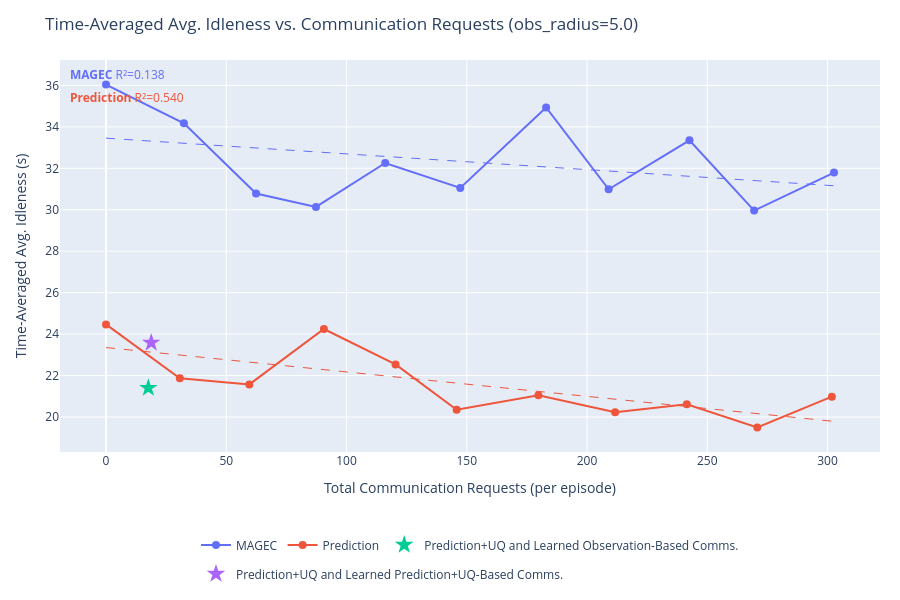
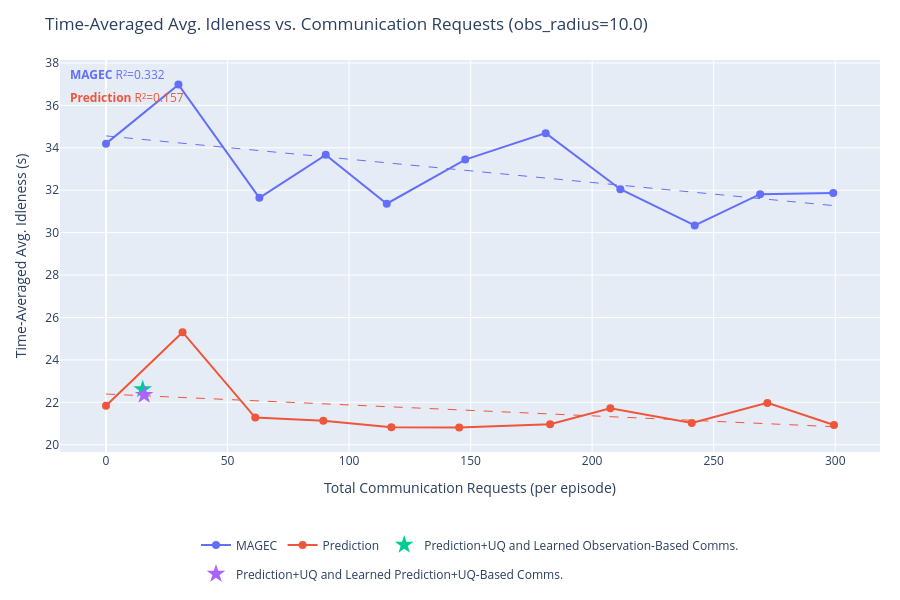
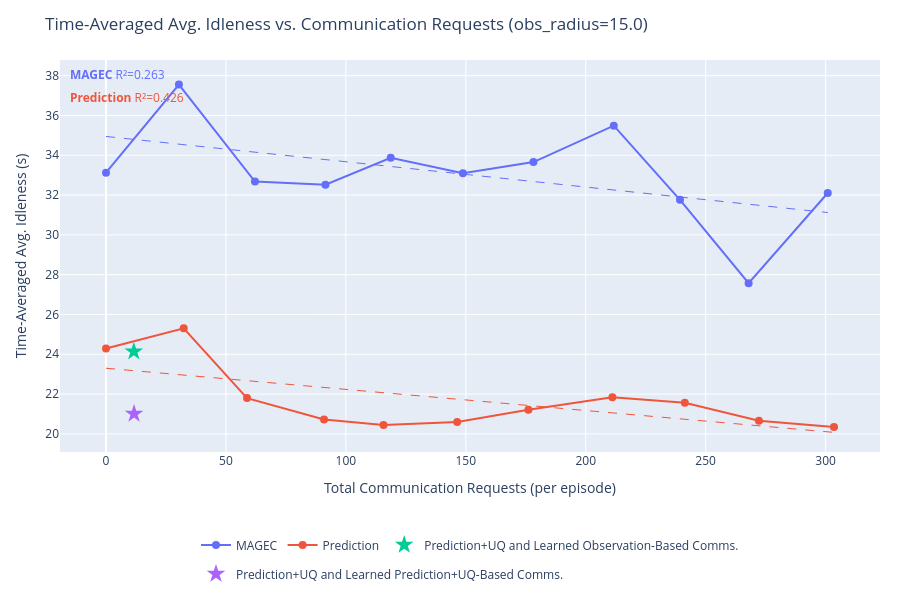
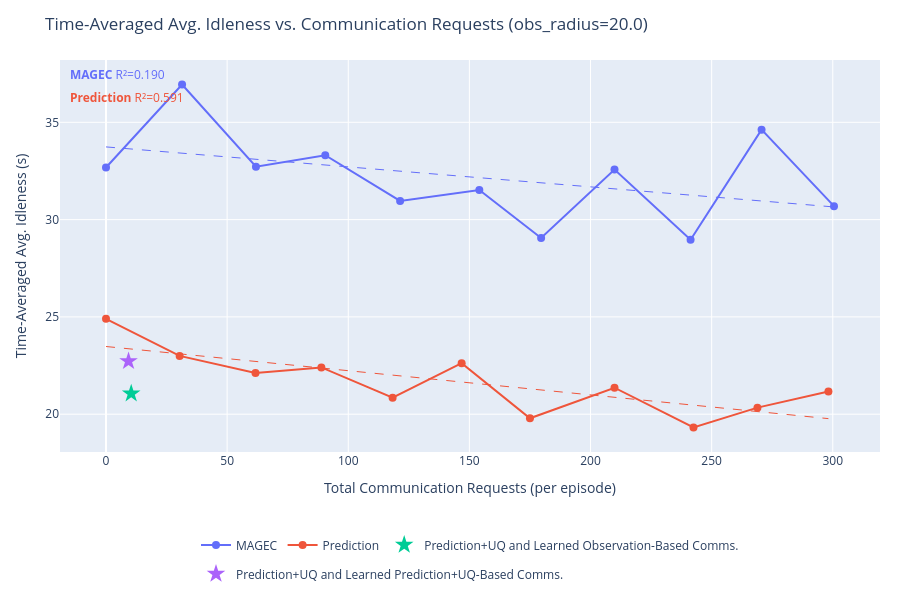

The notebook cell these images were saved under, in order:
### Code cell
import plotly.graph_objects as go
import plotly.express as px
import numpy as np

# SERIES_TO_PLOT = {"Learned Comms. + Prediction + UQ", "MAGEC"}
SERIES_TO_PLOT = None # Plot all

series_colors = {s: c for s, c in zip(output, px.colors.qualitative.Plotly)}


def get_requests(data):
    """Total communication requests per episode (mean over episodes)."""
    r = np.array(data['communication']['requests_made'][...])
    return float(np.mean(r.reshape(r.shape[0], -1).sum(axis=1)))


def get_idleness_mean(data):
    """Time-averaged avg. idleness, mean over episodes."""
    return float(np.mean(data['avg_idleness']))


def fit_ols_trendline(xs, ys):
    """
    Fit an OLS linear trendline y = a*x + b.
    Returns (x_smooth, y_smooth, r2).
    """
    xs, ys = np.array(xs, dtype=float), np.array(ys, dtype=float)
    coeffs = np.polyfit(xs, ys, 1)
    x_smooth = np.linspace(xs.min(), xs.max(), 200)
    y_smooth = np.polyval(coeffs, x_smooth)
    y_pred = np.polyval(coeffs, xs)
    ss_res = np.sum((ys - y_pred) ** 2)
    ss_tot = np.sum((ys - ys.mean()) ** 2)
    r2 = 1.0 - ss_res / ss_tot if ss_tot > 0 else float('nan')
    return x_smooth, y_smooth, r2


for obs_radius in obs_radii:
    fig = go.Figure()
    r2_annotations = []

    for series in output:
        if SERIES_TO_PLOT is not None and series not in SERIES_TO_PLOT:
            continue

        color = series_colors.get(series, '#888888')
        all_exps = list(output[series].keys())

        # Swept experiments: encoded as obs_radius_X_comms_Y
        swept_exps = sorted(
            [e for e in all_exps if f"obs_radius_{obs_radius:.1f}_comms_" in e],
            key=lambda e: float(e.split("_comms_")[1])
        )
        # Fixed (learned comms) experiments: encoded as obs_radius_X only
        fixed_exps = [e for e in all_exps if e == f"obs_radius_{obs_radius:.1f}"]

        if swept_exps:
            comms_ps = [float(e.split("_comms_")[1]) for e in swept_exps]
            xs = [get_requests(output[series][e]) for e in swept_exps]
            ys = [get_idleness_mean(output[series][e]) for e in swept_exps]

            fig.add_trace(go.Scatter(
                x=xs,
                y=ys,
                mode='lines+markers',
                name=series,
                line=dict(color=color),
                marker=dict(color=color, size=8),
                legendgroup=series,
                hovertemplate=[
                    f"{series}<br>comms_p={cp:.3f}<br>requests=%{{x:.1f}}<br>idleness=%{{y:.4f}}<extra></extra>"
                    for cp in comms_ps
                ],
            ))

            # OLS trendline
            if len(xs) >= 2:
                x_trend, y_trend, r2 = fit_ols_trendline(xs, ys)
                fig.add_trace(go.Scatter(
                    x=x_trend,
                    y=y_trend,
                    mode='lines',
                    name=f"{series} (fit)",
                    line=dict(color=color, dash='dash', width=1),
                    legendgroup=series,
                    showlegend=False,
                    hoverinfo='skip',
                ))
                r2_annotations.append(
                    dict(
                        text=f"<b>{series}</b> R²={r2:.3f}",
                        xref='paper', yref='paper',
                        x=0.01,
                        y=0.99 - len(r2_annotations) * 0.06,
                        xanchor='left', yanchor='top',
                        showarrow=False,
                        font=dict(color=color, size=12),
                    )
                )

        if fixed_exps:
            xs_f = [get_requests(output[series][e]) for e in fixed_exps]
            ys_f = [get_idleness_mean(output[series][e]) for e in fixed_exps]
            fig.add_trace(go.Scatter(
                x=xs_f,
                y=ys_f,
                mode='markers',
                name=series,
                marker=dict(color=color, size=14, symbol='star'),
                legendgroup=series,
                showlegend=len(swept_exps) == 0,
                hovertemplate=f"{series}<br>requests=%{{x:.1f}}<br>idleness=%{{y:.4f}}<extra></extra>",
            ))

    fig.update_layout(
        title=f"Time-Averaged Avg. Idleness vs. Communication Requests (obs_radius={obs_radius:.1f})",
        xaxis_title="Total Communication Requests (per episode)",
        yaxis_title="Time-Averaged Avg. Idleness (s)",
        height=600,
        hovermode='closest',
        autosize=True,
        margin=dict(l=60, r=20, t=60, b=120),
        legend=dict(orientation='h', yanchor='top', y=-0.2, xanchor='center', x=0.5),
        annotations=r2_annotations,
    )
    fig.show()

### Figure 1 — Plotly figure (JSON) as saved in the notebook; plotly's stock layout.template omitted (floating-point values rounded to 4 significant figures; data arrays with more than 128 entries replaced by an {"elided": "..."} marker saying what was removed)
{"data": [{"hovertemplate": ["MAGEC<br>comms_p=0.000<br>requests=%{x:.1f}<br>idleness=%{y:.4f}<extra></extra>", "MAGEC<br>comms_p=0.050<br>requests=%{x:.1f}<br>idleness=%{y:.4f}<extra></extra>", "MAGEC<br>comms_p=0.100<br>requests=%{x:.1f}<br>idleness=%{y:.4f}<extra></extra>", "MAGEC<br>comms_p=0.150<br>requests=%{x:.1f}<br>idleness=%{y:.4f}<extra></extra>", "MAGEC<br>comms_p=0.200<br>requests=%{x:.1f}<br>idleness=%{y:.4f}<extra></extra>", "MAGEC<br>comms_p=0.250<br>requests=%{x:.1f}<br>idleness=%{y:.4f}<extra></extra>", "MAGEC<br>comms_p=0.300<br>requests=%{x:.1f}<br>idleness=%{y:.4f}<extra></extra>", "MAGEC<br>comms_p=0.350<br>requests=%{x:.1f}<br>idleness=%{y:.4f}<extra></extra>", "MAGEC<br>comms_p=0.400<br>requests=%{x:.1f}<br>idleness=%{y:.4f}<extra></extra>", "MAGEC<br>comms_p=0.450<br>requests=%{x:.1f}<br>idleness=%{y:.4f}<extra></extra>", "MAGEC<br>comms_p=0.500<br>requests=%{x:.1f}<br>idleness=%{y:.4f}<extra></extra>"], "legendgroup": "MAGEC", "line": {"color": "#636EFA"}, "marker": {"color": "#636EFA", "size": 8}, "mode": "lines+markers", "name": "MAGEC", "type": "scatter", "x": [0, 32.4, 62.4, 87.3, 116.1, 147.3, 183, 209, 242.6, 269.5, 302.7], "y": [36.04, 34.17, 30.78, 30.14, 32.26, 31.05, 34.94, 30.99, 33.35, 29.96, 31.79]}, {"hoverinfo": "skip", "legendgroup": "MAGEC", "line": {"color": "#636EFA", "dash": "dash", "width": 1}, "mode": "lines", "name": "MAGEC (fit)", "showlegend": false, "type": "scatter", "x": {"elided": "200 float values"}, "y": {"elided": "200 float values"}}, {"hovertemplate": ["Prediction<br>comms_p=0.000<br>requests=%{x:.1f}<br>idleness=%{y:.4f}<extra></extra>", "Prediction<br>comms_p=0.050<br>requests=%{x:.1f}<br>idleness=%{y:.4f}<extra></extra>", "Prediction<br>comms_p=0.100<br>requests=%{x:.1f}<br>idleness=%{y:.4f}<extra></extra>", "Prediction<br>comms_p=0.150<br>requests=%{x:.1f}<br>idleness=%{y:.4f}<extra></extra>", "Prediction<br>comms_p=0.200<br>requests=%{x:.1f}<br>idleness=%{y:.4f}<extra></extra>", "Prediction<br>comms_p=0.250<br>requests=%{x:.1f}<br>idleness=%{y:.4f}<extra></extra>", "Prediction<br>comms_p=0.300<br>requests=%{x:.1f}<br>idleness=%{y:.4f}<extra></extra>", "Prediction<br>comms_p=0.350<br>requests=%{x:.1f}<br>idleness=%{y:.4f}<extra></extra>", "Prediction<br>comms_p=0.400<br>requests=%{x:.1f}<br>idleness=%{y:.4f}<extra></extra>", "Prediction<br>comms_p=0.450<br>requests=%{x:.1f}<br>idleness=%{y:.4f}<extra></extra>", "Prediction<br>comms_p=0.500<br>requests=%{x:.1f}<br>idleness=%{y:.4f}<extra></extra>"], "legendgroup": "Prediction", "line": {"color": "#EF553B"}, "marker": {"color": "#EF553B", "size": 8}, "mode": "lines+markers", "name": "Prediction", "type": "scatter", "x": [0, 30.7, 59.6, 90.6, 120.4, 145.8, 179.8, 211.7, 241.5, 270.8, 301.8], "y": [24.47, 21.87, 21.57, 24.25, 22.54, 20.35, 21.05, 20.23, 20.62, 19.5, 20.98]}, {"hoverinfo": "skip", "legendgroup": "Prediction", "line": {"color": "#EF553B", "dash": "dash", "width": 1}, "mode": "lines", "name": "Prediction (fit)", "showlegend": false, "type": "scatter", "x": {"elided": "200 float values"}, "y": {"elided": "200 float values"}}, {"hovertemplate": "Prediction+UQ and Learned Observation-Based Comms.<br>requests=%{x:.1f}<br>idleness=%{y:.4f}<extra></extra>", "legendgroup": "Prediction+UQ and Learned Observation-Based Comms.", "marker": {"color": "#00CC96", "size": 14, "symbol": "star"}, "mode": "markers", "name": "Prediction+UQ and Learned Observation-Based Comms.", "showlegend": true, "type": "scatter", "x": [17.6], "y": [21.4]}, {"hovertemplate": "Prediction+UQ and Learned Prediction+UQ-Based Comms.<br>requests=%{x:.1f}<br>idleness=%{y:.4f}<extra></extra>", "legendgroup": "Prediction+UQ and Learned Prediction+UQ-Based Comms.", "marker": {"color": "#AB63FA", "size": 14, "symbol": "star"}, "mode": "markers", "name": "Prediction+UQ and Learned Prediction+UQ-Based Comms.", "showlegend": true, "type": "scatter", "x": [18.8], "y": [23.59]}], "layout": {"annotations": [{"font": {"color": "#636EFA", "size": 12}, "showarrow": false, "text": "<b>MAGEC</b> R²=0.138", "x": 0.01, "xanchor": "left", "xref": "paper", "y": 0.99, "yanchor": "top", "yref": "paper"}, {"font": {"color": "#EF553B", "size": 12}, "showarrow": false, "text": "<b>Prediction</b> R²=0.540", "x": 0.01, "xanchor": "left", "xref": "paper", "y": 0.93, "yanchor": "top", "yref": "paper"}], "autosize": true, "height": 600, "hovermode": "closest", "legend": {"orientation": "h", "x": 0.5, "xanchor": "center", "y": -0.2, "yanchor": "top"}, "margin": {"b": 120, "l": 60, "r": 20, "t": 60}, "title": {"text": "Time-Averaged Avg. Idleness vs. Communication Requests (obs_radius=5.0)"}, "xaxis": {"title": {"text": "Total Communication Requests (per episode)"}}, "yaxis": {"title": {"text": "Time-Averaged Avg. Idleness (s)"}}}}

### Figure 2 — Plotly figure (JSON) as saved in the notebook; plotly's stock layout.template omitted (floating-point values rounded to 4 significant figures; data arrays with more than 128 entries replaced by an {"elided": "..."} marker saying what was removed)
{"data": [{"hovertemplate": ["MAGEC<br>comms_p=0.000<br>requests=%{x:.1f}<br>idleness=%{y:.4f}<extra></extra>", "MAGEC<br>comms_p=0.050<br>requests=%{x:.1f}<br>idleness=%{y:.4f}<extra></extra>", "MAGEC<br>comms_p=0.100<br>requests=%{x:.1f}<br>idleness=%{y:.4f}<extra></extra>", "MAGEC<br>comms_p=0.150<br>requests=%{x:.1f}<br>idleness=%{y:.4f}<extra></extra>", "MAGEC<br>comms_p=0.200<br>requests=%{x:.1f}<br>idleness=%{y:.4f}<extra></extra>", "MAGEC<br>comms_p=0.250<br>requests=%{x:.1f}<br>idleness=%{y:.4f}<extra></extra>", "MAGEC<br>comms_p=0.300<br>requests=%{x:.1f}<br>idleness=%{y:.4f}<extra></extra>", "MAGEC<br>comms_p=0.350<br>requests=%{x:.1f}<br>idleness=%{y:.4f}<extra></extra>", "MAGEC<br>comms_p=0.400<br>requests=%{x:.1f}<br>idleness=%{y:.4f}<extra></extra>", "MAGEC<br>comms_p=0.450<br>requests=%{x:.1f}<br>idleness=%{y:.4f}<extra></extra>", "MAGEC<br>comms_p=0.500<br>requests=%{x:.1f}<br>idleness=%{y:.4f}<extra></extra>"], "legendgroup": "MAGEC", "line": {"color": "#636EFA"}, "marker": {"color": "#636EFA", "size": 8}, "mode": "lines+markers", "name": "MAGEC", "type": "scatter", "x": [0, 29.8, 63.1, 90.4, 115.5, 147.8, 180.9, 211.6, 242.2, 269.1, 299.2], "y": [34.2, 36.98, 31.64, 33.67, 31.37, 33.45, 34.69, 32.05, 30.34, 31.82, 31.87]}, {"hoverinfo": "skip", "legendgroup": "MAGEC", "line": {"color": "#636EFA", "dash": "dash", "width": 1}, "mode": "lines", "name": "MAGEC (fit)", "showlegend": false, "type": "scatter", "x": {"elided": "200 float values"}, "y": {"elided": "200 float values"}}, {"hovertemplate": ["Prediction<br>comms_p=0.000<br>requests=%{x:.1f}<br>idleness=%{y:.4f}<extra></extra>", "Prediction<br>comms_p=0.050<br>requests=%{x:.1f}<br>idleness=%{y:.4f}<extra></extra>", "Prediction<br>comms_p=0.100<br>requests=%{x:.1f}<br>idleness=%{y:.4f}<extra></extra>", "Prediction<br>comms_p=0.150<br>requests=%{x:.1f}<br>idleness=%{y:.4f}<extra></extra>", "Prediction<br>comms_p=0.200<br>requests=%{x:.1f}<br>idleness=%{y:.4f}<extra></extra>", "Prediction<br>comms_p=0.250<br>requests=%{x:.1f}<br>idleness=%{y:.4f}<extra></extra>", "Prediction<br>comms_p=0.300<br>requests=%{x:.1f}<br>idleness=%{y:.4f}<extra></extra>", "Prediction<br>comms_p=0.350<br>requests=%{x:.1f}<br>idleness=%{y:.4f}<extra></extra>", "Prediction<br>comms_p=0.400<br>requests=%{x:.1f}<br>idleness=%{y:.4f}<extra></extra>", "Prediction<br>comms_p=0.450<br>requests=%{x:.1f}<br>idleness=%{y:.4f}<extra></extra>", "Prediction<br>comms_p=0.500<br>requests=%{x:.1f}<br>idleness=%{y:.4f}<extra></extra>"], "legendgroup": "Prediction", "line": {"color": "#EF553B"}, "marker": {"color": "#EF553B", "size": 8}, "mode": "lines+markers", "name": "Prediction", "type": "scatter", "x": [0, 31.5, 61.4, 89.4, 117.4, 145.3, 182.7, 207.5, 241, 272.1, 299.5], "y": [21.84, 25.31, 21.28, 21.14, 20.82, 20.82, 20.97, 21.72, 21.03, 21.97, 20.93]}, {"hoverinfo": "skip", "legendgroup": "Prediction", "line": {"color": "#EF553B", "dash": "dash", "width": 1}, "mode": "lines", "name": "Prediction (fit)", "showlegend": false, "type": "scatter", "x": {"elided": "200 float values"}, "y": {"elided": "200 float values"}}, {"hovertemplate": "Prediction+UQ and Learned Observation-Based Comms.<br>requests=%{x:.1f}<br>idleness=%{y:.4f}<extra></extra>", "legendgroup": "Prediction+UQ and Learned Observation-Based Comms.", "marker": {"color": "#00CC96", "size": 14, "symbol": "star"}, "mode": "markers", "name": "Prediction+UQ and Learned Observation-Based Comms.", "showlegend": true, "type": "scatter", "x": [15.1], "y": [22.61]}, {"hovertemplate": "Prediction+UQ and Learned Prediction+UQ-Based Comms.<br>requests=%{x:.1f}<br>idleness=%{y:.4f}<extra></extra>", "legendgroup": "Prediction+UQ and Learned Prediction+UQ-Based Comms.", "marker": {"color": "#AB63FA", "size": 14, "symbol": "star"}, "mode": "markers", "name": "Prediction+UQ and Learned Prediction+UQ-Based Comms.", "showlegend": true, "type": "scatter", "x": [15.7], "y": [22.35]}], "layout": {"annotations": [{"font": {"color": "#636EFA", "size": 12}, "showarrow": false, "text": "<b>MAGEC</b> R²=0.332", "x": 0.01, "xanchor": "left", "xref": "paper", "y": 0.99, "yanchor": "top", "yref": "paper"}, {"font": {"color": "#EF553B", "size": 12}, "showarrow": false, "text": "<b>Prediction</b> R²=0.157", "x": 0.01, "xanchor": "left", "xref": "paper", "y": 0.93, "yanchor": "top", "yref": "paper"}], "autosize": true, "height": 600, "hovermode": "closest", "legend": {"orientation": "h", "x": 0.5, "xanchor": "center", "y": -0.2, "yanchor": "top"}, "margin": {"b": 120, "l": 60, "r": 20, "t": 60}, "title": {"text": "Time-Averaged Avg. Idleness vs. Communication Requests (obs_radius=10.0)"}, "xaxis": {"title": {"text": "Total Communication Requests (per episode)"}}, "yaxis": {"title": {"text": "Time-Averaged Avg. Idleness (s)"}}}}

### Figure 3 — Plotly figure (JSON) as saved in the notebook; plotly's stock layout.template omitted (floating-point values rounded to 4 significant figures; data arrays with more than 128 entries replaced by an {"elided": "..."} marker saying what was removed)
{"data": [{"hovertemplate": ["MAGEC<br>comms_p=0.000<br>requests=%{x:.1f}<br>idleness=%{y:.4f}<extra></extra>", "MAGEC<br>comms_p=0.050<br>requests=%{x:.1f}<br>idleness=%{y:.4f}<extra></extra>", "MAGEC<br>comms_p=0.100<br>requests=%{x:.1f}<br>idleness=%{y:.4f}<extra></extra>", "MAGEC<br>comms_p=0.150<br>requests=%{x:.1f}<br>idleness=%{y:.4f}<extra></extra>", "MAGEC<br>comms_p=0.200<br>requests=%{x:.1f}<br>idleness=%{y:.4f}<extra></extra>", "MAGEC<br>comms_p=0.250<br>requests=%{x:.1f}<br>idleness=%{y:.4f}<extra></extra>", "MAGEC<br>comms_p=0.300<br>requests=%{x:.1f}<br>idleness=%{y:.4f}<extra></extra>", "MAGEC<br>comms_p=0.350<br>requests=%{x:.1f}<br>idleness=%{y:.4f}<extra></extra>", "MAGEC<br>comms_p=0.400<br>requests=%{x:.1f}<br>idleness=%{y:.4f}<extra></extra>", "MAGEC<br>comms_p=0.450<br>requests=%{x:.1f}<br>idleness=%{y:.4f}<extra></extra>", "MAGEC<br>comms_p=0.500<br>requests=%{x:.1f}<br>idleness=%{y:.4f}<extra></extra>"], "legendgroup": "MAGEC", "line": {"color": "#636EFA"}, "marker": {"color": "#636EFA", "size": 8}, "mode": "lines+markers", "name": "MAGEC", "type": "scatter", "x": [0, 30.4, 62.1, 91.5, 118.7, 148.8, 178.2, 211.7, 239.3, 267.9, 300.9], "y": [33.13, 37.55, 32.68, 32.52, 33.87, 33.09, 33.66, 35.49, 31.76, 27.57, 32.1]}, {"hoverinfo": "skip", "legendgroup": "MAGEC", "line": {"color": "#636EFA", "dash": "dash", "width": 1}, "mode": "lines", "name": "MAGEC (fit)", "showlegend": false, "type": "scatter", "x": {"elided": "200 float values"}, "y": {"elided": "200 float values"}}, {"hovertemplate": ["Prediction<br>comms_p=0.000<br>requests=%{x:.1f}<br>idleness=%{y:.4f}<extra></extra>", "Prediction<br>comms_p=0.050<br>requests=%{x:.1f}<br>idleness=%{y:.4f}<extra></extra>", "Prediction<br>comms_p=0.100<br>requests=%{x:.1f}<br>idleness=%{y:.4f}<extra></extra>", "Prediction<br>comms_p=0.150<br>requests=%{x:.1f}<br>idleness=%{y:.4f}<extra></extra>", "Prediction<br>comms_p=0.200<br>requests=%{x:.1f}<br>idleness=%{y:.4f}<extra></extra>", "Prediction<br>comms_p=0.250<br>requests=%{x:.1f}<br>idleness=%{y:.4f}<extra></extra>", "Prediction<br>comms_p=0.300<br>requests=%{x:.1f}<br>idleness=%{y:.4f}<extra></extra>", "Prediction<br>comms_p=0.350<br>requests=%{x:.1f}<br>idleness=%{y:.4f}<extra></extra>", "Prediction<br>comms_p=0.400<br>requests=%{x:.1f}<br>idleness=%{y:.4f}<extra></extra>", "Prediction<br>comms_p=0.450<br>requests=%{x:.1f}<br>idleness=%{y:.4f}<extra></extra>", "Prediction<br>comms_p=0.500<br>requests=%{x:.1f}<br>idleness=%{y:.4f}<extra></extra>"], "legendgroup": "Prediction", "line": {"color": "#EF553B"}, "marker": {"color": "#EF553B", "size": 8}, "mode": "lines+markers", "name": "Prediction", "type": "scatter", "x": [0, 32.4, 58.8, 90.9, 115.7, 146.4, 176.1, 211.1, 241.3, 272.2, 303.5], "y": [24.29, 25.31, 21.8, 20.72, 20.44, 20.6, 21.21, 21.84, 21.56, 20.66, 20.35]}, {"hoverinfo": "skip", "legendgroup": "Prediction", "line": {"color": "#EF553B", "dash": "dash", "width": 1}, "mode": "lines", "name": "Prediction (fit)", "showlegend": false, "type": "scatter", "x": {"elided": "200 float values"}, "y": {"elided": "200 float values"}}, {"hovertemplate": "Prediction+UQ and Learned Observation-Based Comms.<br>requests=%{x:.1f}<br>idleness=%{y:.4f}<extra></extra>", "legendgroup": "Prediction+UQ and Learned Observation-Based Comms.", "marker": {"color": "#00CC96", "size": 14, "symbol": "star"}, "mode": "markers", "name": "Prediction+UQ and Learned Observation-Based Comms.", "showlegend": true, "type": "scatter", "x": [11.6], "y": [24.14]}, {"hovertemplate": "Prediction+UQ and Learned Prediction+UQ-Based Comms.<br>requests=%{x:.1f}<br>idleness=%{y:.4f}<extra></extra>", "legendgroup": "Prediction+UQ and Learned Prediction+UQ-Based Comms.", "marker": {"color": "#AB63FA", "size": 14, "symbol": "star"}, "mode": "markers", "name": "Prediction+UQ and Learned Prediction+UQ-Based Comms.", "showlegend": true, "type": "scatter", "x": [11.7], "y": [21.01]}], "layout": {"annotations": [{"font": {"color": "#636EFA", "size": 12}, "showarrow": false, "text": "<b>MAGEC</b> R²=0.263", "x": 0.01, "xanchor": "left", "xref": "paper", "y": 0.99, "yanchor": "top", "yref": "paper"}, {"font": {"color": "#EF553B", "size": 12}, "showarrow": false, "text": "<b>Prediction</b> R²=0.426", "x": 0.01, "xanchor": "left", "xref": "paper", "y": 0.93, "yanchor": "top", "yref": "paper"}], "autosize": true, "height": 600, "hovermode": "closest", "legend": {"orientation": "h", "x": 0.5, "xanchor": "center", "y": -0.2, "yanchor": "top"}, "margin": {"b": 120, "l": 60, "r": 20, "t": 60}, "title": {"text": "Time-Averaged Avg. Idleness vs. Communication Requests (obs_radius=15.0)"}, "xaxis": {"title": {"text": "Total Communication Requests (per episode)"}}, "yaxis": {"title": {"text": "Time-Averaged Avg. Idleness (s)"}}}}

### Figure 4 — Plotly figure (JSON) as saved in the notebook; plotly's stock layout.template omitted (floating-point values rounded to 4 significant figures; data arrays with more than 128 entries replaced by an {"elided": "..."} marker saying what was removed)
{"data": [{"hovertemplate": ["MAGEC<br>comms_p=0.000<br>requests=%{x:.1f}<br>idleness=%{y:.4f}<extra></extra>", "MAGEC<br>comms_p=0.050<br>requests=%{x:.1f}<br>idleness=%{y:.4f}<extra></extra>", "MAGEC<br>comms_p=0.100<br>requests=%{x:.1f}<br>idleness=%{y:.4f}<extra></extra>", "MAGEC<br>comms_p=0.150<br>requests=%{x:.1f}<br>idleness=%{y:.4f}<extra></extra>", "MAGEC<br>comms_p=0.200<br>requests=%{x:.1f}<br>idleness=%{y:.4f}<extra></extra>", "MAGEC<br>comms_p=0.250<br>requests=%{x:.1f}<br>idleness=%{y:.4f}<extra></extra>", "MAGEC<br>comms_p=0.300<br>requests=%{x:.1f}<br>idleness=%{y:.4f}<extra></extra>", "MAGEC<br>comms_p=0.350<br>requests=%{x:.1f}<br>idleness=%{y:.4f}<extra></extra>", "MAGEC<br>comms_p=0.400<br>requests=%{x:.1f}<br>idleness=%{y:.4f}<extra></extra>", "MAGEC<br>comms_p=0.450<br>requests=%{x:.1f}<br>idleness=%{y:.4f}<extra></extra>", "MAGEC<br>comms_p=0.500<br>requests=%{x:.1f}<br>idleness=%{y:.4f}<extra></extra>"], "legendgroup": "MAGEC", "line": {"color": "#636EFA"}, "marker": {"color": "#636EFA", "size": 8}, "mode": "lines+markers", "name": "MAGEC", "type": "scatter", "x": [0, 31.4, 61.9, 90.5, 121.4, 154.1, 179.6, 209.9, 241.3, 270.6, 300.5], "y": [32.68, 36.94, 32.72, 33.31, 30.96, 31.52, 29.05, 32.57, 28.97, 34.62, 30.69]}, {"hoverinfo": "skip", "legendgroup": "MAGEC", "line": {"color": "#636EFA", "dash": "dash", "width": 1}, "mode": "lines", "name": "MAGEC (fit)", "showlegend": false, "type": "scatter", "x": {"elided": "200 float values"}, "y": {"elided": "200 float values"}}, {"hovertemplate": ["Prediction<br>comms_p=0.000<br>requests=%{x:.1f}<br>idleness=%{y:.4f}<extra></extra>", "Prediction<br>comms_p=0.050<br>requests=%{x:.1f}<br>idleness=%{y:.4f}<extra></extra>", "Prediction<br>comms_p=0.100<br>requests=%{x:.1f}<br>idleness=%{y:.4f}<extra></extra>", "Prediction<br>comms_p=0.150<br>requests=%{x:.1f}<br>idleness=%{y:.4f}<extra></extra>", "Prediction<br>comms_p=0.200<br>requests=%{x:.1f}<br>idleness=%{y:.4f}<extra></extra>", "Prediction<br>comms_p=0.250<br>requests=%{x:.1f}<br>idleness=%{y:.4f}<extra></extra>", "Prediction<br>comms_p=0.300<br>requests=%{x:.1f}<br>idleness=%{y:.4f}<extra></extra>", "Prediction<br>comms_p=0.350<br>requests=%{x:.1f}<br>idleness=%{y:.4f}<extra></extra>", "Prediction<br>comms_p=0.400<br>requests=%{x:.1f}<br>idleness=%{y:.4f}<extra></extra>", "Prediction<br>comms_p=0.450<br>requests=%{x:.1f}<br>idleness=%{y:.4f}<extra></extra>", "Prediction<br>comms_p=0.500<br>requests=%{x:.1f}<br>idleness=%{y:.4f}<extra></extra>"], "legendgroup": "Prediction", "line": {"color": "#EF553B"}, "marker": {"color": "#EF553B", "size": 8}, "mode": "lines+markers", "name": "Prediction", "type": "scatter", "x": [0, 30.4, 61.7, 88.9, 118.3, 146.8, 175, 209.9, 242.5, 268.9, 298.2], "y": [24.9, 23.0, 22.12, 22.4, 20.85, 22.62, 19.79, 21.36, 19.32, 20.34, 21.17]}, {"hoverinfo": "skip", "legendgroup": "Prediction", "line": {"color": "#EF553B", "dash": "dash", "width": 1}, "mode": "lines", "name": "Prediction (fit)", "showlegend": false, "type": "scatter", "x": {"elided": "200 float values"}, "y": {"elided": "200 float values"}}, {"hovertemplate": "Prediction+UQ and Learned Observation-Based Comms.<br>requests=%{x:.1f}<br>idleness=%{y:.4f}<extra></extra>", "legendgroup": "Prediction+UQ and Learned Observation-Based Comms.", "marker": {"color": "#00CC96", "size": 14, "symbol": "star"}, "mode": "markers", "name": "Prediction+UQ and Learned Observation-Based Comms.", "showlegend": true, "type": "scatter", "x": [10.4], "y": [21.06]}, {"hovertemplate": "Prediction+UQ and Learned Prediction+UQ-Based Comms.<br>requests=%{x:.1f}<br>idleness=%{y:.4f}<extra></extra>", "legendgroup": "Prediction+UQ and Learned Prediction+UQ-Based Comms.", "marker": {"color": "#AB63FA", "size": 14, "symbol": "star"}, "mode": "markers", "name": "Prediction+UQ and Learned Prediction+UQ-Based Comms.", "showlegend": true, "type": "scatter", "x": [9.3], "y": [22.72]}], "layout": {"annotations": [{"font": {"color": "#636EFA", "size": 12}, "showarrow": false, "text": "<b>MAGEC</b> R²=0.190", "x": 0.01, "xanchor": "left", "xref": "paper", "y": 0.99, "yanchor": "top", "yref": "paper"}, {"font": {"color": "#EF553B", "size": 12}, "showarrow": false, "text": "<b>Prediction</b> R²=0.591", "x": 0.01, "xanchor": "left", "xref": "paper", "y": 0.93, "yanchor": "top", "yref": "paper"}], "autosize": true, "height": 600, "hovermode": "closest", "legend": {"orientation": "h", "x": 0.5, "xanchor": "center", "y": -0.2, "yanchor": "top"}, "margin": {"b": 120, "l": 60, "r": 20, "t": 60}, "title": {"text": "Time-Averaged Avg. Idleness vs. Communication Requests (obs_radius=20.0)"}, "xaxis": {"title": {"text": "Total Communication Requests (per episode)"}}, "yaxis": {"title": {"text": "Time-Averaged Avg. Idleness (s)"}}}}
